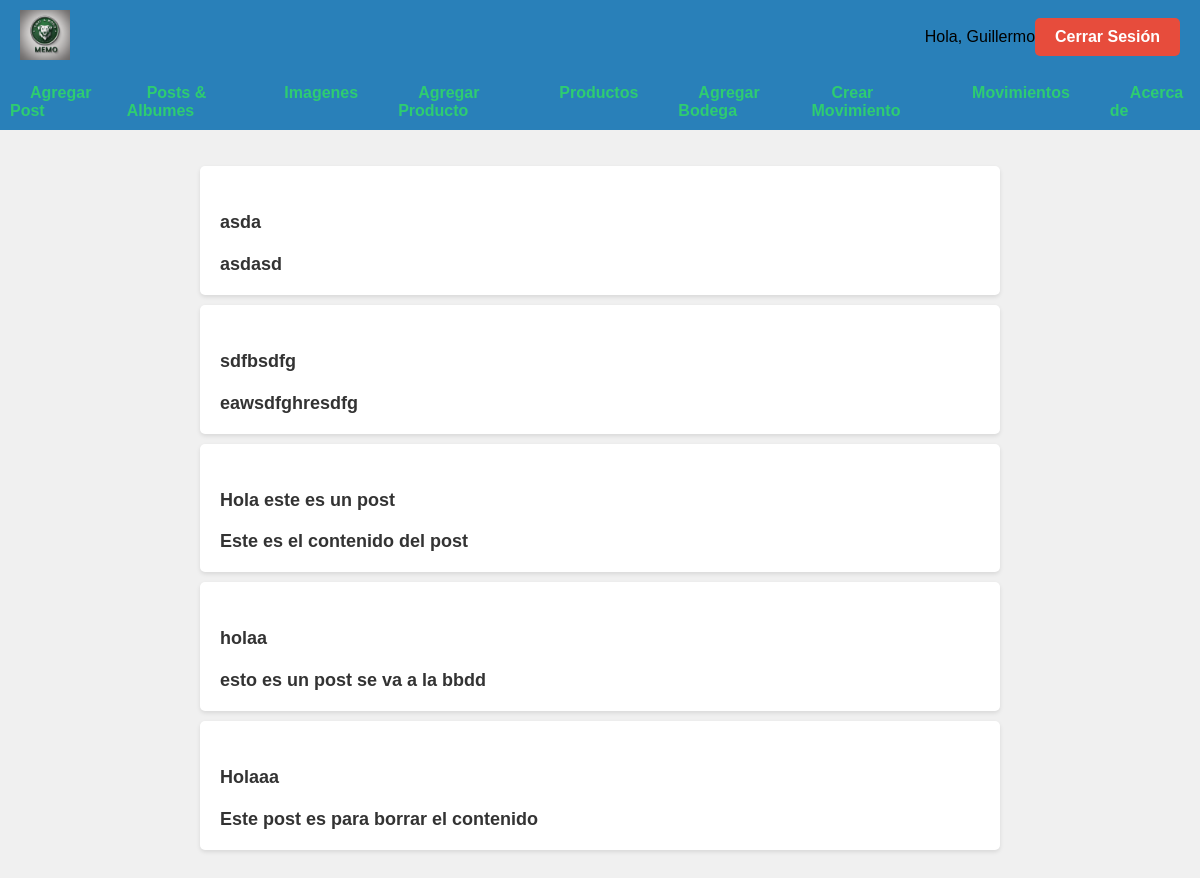
Page /albumes/ (signed in) on the committed database.
### albumes/models.py (models this page shows, shortened)
class BlogPost(models.Model):
    title = models.CharField(max_length=200)
    content = models.TextField()
    published_date = models.DateTimeField(auto_now_add=True)
    pets_related = models.ManyToManyField(Pet, blank=True)

### albumes/views.py (the view)
# urls.py: path("", views.index_albumes, name="index_albumes"),
def index_albumes(request):
    user_greeting = is_user_auth_for_greeting(request)  # Variable para almacenar el saludo del usuario
    latest_post_list = None
    if user_greeting:
        latest_post_list = BlogPost.objects.order_by("-published_date")[:5]
    template = loader.get_template("albumes/index.html")
    context = {
        "latest_post_list": latest_post_list,
        "user_greeting": user_greeting, #Si user greeting is none desde front obligamos a generar la vista de los botones
    }
    return HttpResponse(template.render(context, request))

### albumes/views.py (called while the page is built)
def is_user_auth_for_greeting(request):
    if request.user.is_authenticated:
        user_greeting = f"Hola, {request.user.username}"
        return user_greeting
    return None

### albumes/templates/albumes/index.html (shortened to what this page needs)
{% extends 'albumes/base.html' %}
{% block content %}
<!DOCTYPE html>
<html lang="es">
<head>
</head>
<body>
    {% if user_greeting%}
    <div class="container">
        {% if latest_post_list %}
            <ul>
            {% for post in latest_post_list %}
                <li class="blog-entry">
                    <h2><a href="{% url 'blog:detail' post.id %}">{{ post.title }}</a></h2>
                    <a href="{% url 'blog:detail' post.id %}">{{ post.content }}</a>
                </li>
            {% endfor %}
            </ul>
        {% else %}
            <p class="no-entries">No albumes are available.</p>
        {% endif %}
    </div>
    {% else %}
    <div class="container">
        <h2>User Not Autenticated</h2>
    </div>
    {% endif %}
</body>
</html>
{% endblock %}

### albumes/templates/albumes/base.html (style rules this page uses)
body { background-image: url('https://media.istockphoto.com/id/1197037573/vector/pet-store-illustration.jpg?s=612x612&w=0&k=20&c=YS-q7g1H_t21ZtAsnD3LU29jyiyTaasKOVfdYCoUdKg='); background-size: cover; background-repeat: no-repeat; background-attachment: fixed; margin: 0; padding: 0; }

### albumes/templates/albumes/index.html (style rules this page uses)
body { background-color: #f0f0f0; font-family: Arial, sans-serif; margin: 0; padding: 0; }
.container { max-width: 800px; margin: 0 auto; padding: 20px; }
ul { list-style: none; padding: 0; }
.blog-entry { background-color: #fff; margin: 10px 0; padding: 20px; border-radius: 5px; box-shadow: 0 2px 4px rgba(0, 0, 0, 0.1); }
.blog-entry a { text-decoration: none; color: #333; font-weight: bold; font-size: 18px; }

### rows in the picture
BlogPost: title "asda", content "asdasd"
BlogPost: title "sdfbsdfg", content "eawsdfghresdfg"
BlogPost: title "Hola este es un post", content "Este es el contenido del post"
BlogPost: title "holaa", content "esto es un post se va a la bbdd"
BlogPost: title "Holaaa", content "Este post es para borrar el contenido"

### other values in the picture
{{ user_greeting }} "Hola, Guillermo"
